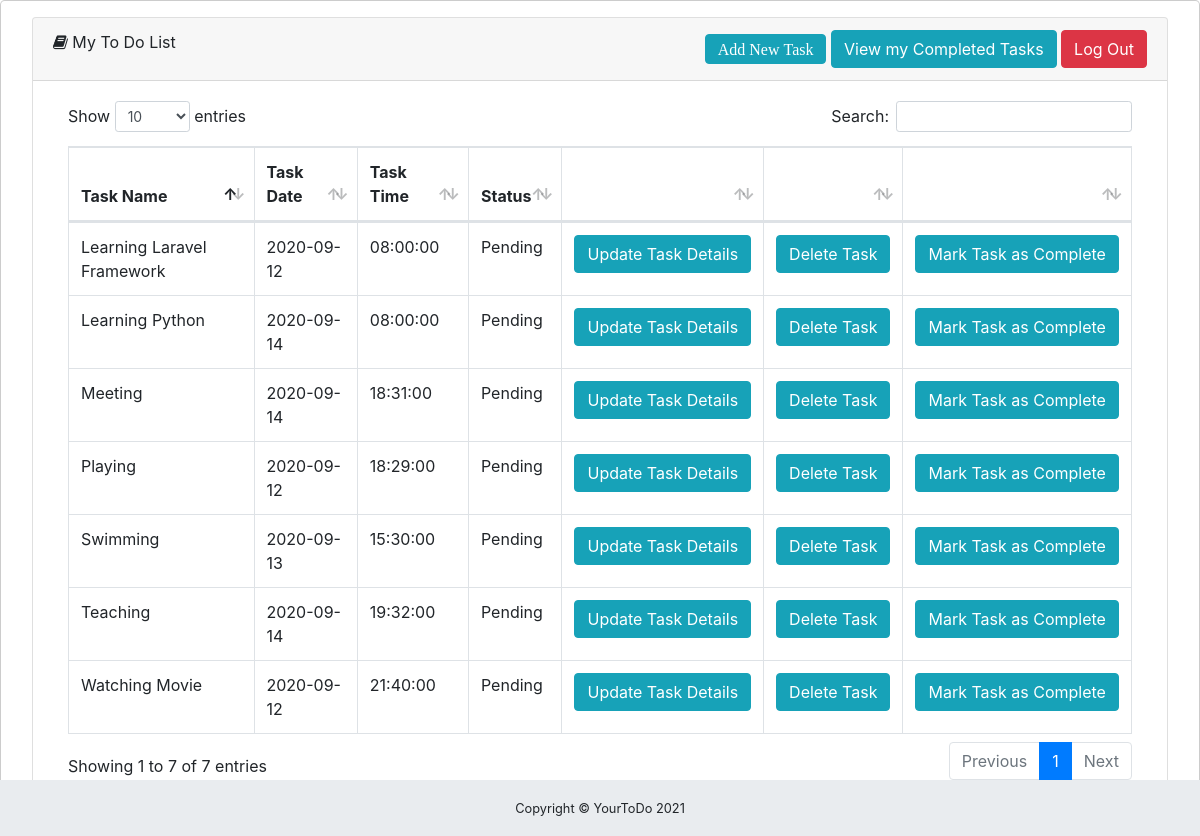
Page /Users/index.php (signed in) on the committed database.
### tables this page shows
CREATE TABLE `tasks` (
  `TaskID` int(11) NOT NULL,
  `Email` varchar(255) NOT NULL,
  `TaskName` varchar(255) NOT NULL,
  `Time1` date NOT NULL,
  `Time2` time NOT NULL,
  `Status` varchar(255) NOT NULL DEFAULT 'Pending'
);

### Users/index.php (the view, shortened to what this page needs)
<?php include'header.php';
?>
<body>
<div class="modal-content">
	<div class="modal-body">
		<div class="container-fluid">
      <div class="card mb-3">
        <div class="card-header">
		  <div style="float: left;">
          	<i class="fa fa-book"></i> My To Do List
		  </div>
		  <div style="float: right;">
		  	<a type="button" class="btn btn-info fa fas-new" href="AddTask.php">Add New Task</a>
				<button type="button" class="btn btn-info" data-toggle="modal" data-target="#exampleModal">View my Completed Tasks</button>
			  <a type="button" class="btn btn-danger fas fa-sign-out-alt" href="logout.php">Log Out</a>
		  </div>
		</div>
        <div class="card-body">
          <div class="table-responsive">
            <table class="table table-bordered" id="dataTable" width="100%" cellspacing="0">
              <thead>
                <tr>
                  <th>Task Name</th>
				  <th>Task Date</th>
				  <th>Task Time</th>
                  <th>Status</th>
                  <th></th>
                  <th></th>
				  <th></th>
                </tr>
              </thead>
              <tbody>
              	<?php
				  global $Email;
              	$db = mysqli_connect('localhost', 'root', '', 'ToDoDB');
              	$df = "SELECT * FROM tasks WHERE Email = '$Email' AND Status = 'Pending'";
              	$datafetch = mysqli_query($db, $df);
              	while($row = mysqli_fetch_array($datafetch, MYSQLI_ASSOC)) {
					echo "<tr><td>";
              		echo $row['TaskName'];
              		echo "</td><td>";
					echo $row['Time1'];
					echo "</td><td>";
					echo $row['Time2'];
					echo "</td><td>";
              		echo $row['Status'];
              		echo "</td><td>";
					echo "<a href='update.php?update=".$row['TaskID']."' class='btn btn-info'>Update Task Details</a>";
					echo "</td><td>";
					echo "<a href='delete.php?delete=".$row['TaskID']."' class='btn btn-info'>Delete Task</a>";
					echo "</td><td>";
					echo "<a href='status.php?complete=".$row['TaskID']."' class='btn btn-info'>Mark Task as Complete</a>";
					echo "</td></tr>";
				  }
              	?>
              </tbody>
            </table>
          </div>
        </div>
     </div>
    </div>
	</div>
	</div>
<?php include'footer.php'; ?>

### Users/header.php (shortened to what this page needs)
<?php
if(isset($_SESSION['Email'])){
	$Email = $_SESSION['Email'];
?>
<!DOCTYPE html>
<html lang="en">
<head>
  <link href="vendor/bootstrap/css/bootstrap.min.css" rel="stylesheet">
  <link href="vendor/font-awesome/css/font-awesome.min.css" rel="stylesheet" type="text/css">
  <link href="vendor/datatables/dataTables.bootstrap4.css" rel="stylesheet">
  <link href="css/sb-admin.css" rel="stylesheet">
</head>
    <?php
    }
else{
    header('location: ../index.php');
}
?>

### Users/footer.php
<?php
    if(isset($_SESSION['Email']))
    {
?>
<footer class="panel panel-default sticky-footer" style="width:100%; position: absolute;">
  <div class="panel-footer">
      <div class="container-fluid">
        <div class="text-center">
          <small>Copyright &copy; YourToDo  <?php echo date('Y'); ?></small>
        </div>
      </div>
  </div>
</footer>
<?php
}
else{
    header('location: ../index.php');
}
?>
</body>
</html>

### Users/css/sb-admin.css (style rules this page uses)
html { position: relative; min-height: 100%; }
body { overflow-x: hidden; }
footer.sticky-footer { position: absolute; right: 0; bottom: 0; width: 100%; height: 56px; background-color: #e9ecef; line-height: 55px; }
@media (min-width: 992px) { footer.sticky-footer { width: calc(100% - 250px); } }

### rows in the picture
tasks: TaskName "Playing", Time1 "2020-09-12", Time2 "18:29:00", Status "Pending"
tasks: TaskName "Meeting", Time1 "2020-09-14", Time2 "18:31:00", Status "Pending"
tasks: TaskName "Teaching", Time1 "2020-09-14", Time2 "19:32:00", Status "Pending"
tasks: TaskName "Swimming", Time1 "2020-09-13", Time2 "15:30:00", Status "Pending"
tasks: TaskName "Learning Python", Time1 "2020-09-14", Time2 "08:00:00", Status "Pending"
tasks: TaskName "Learning Laravel Framework", Time1 "2020-09-12", Time2 "08:00:00", Status "Pending"
tasks: TaskName "Watching Movie", Time1 "2020-09-12", Time2 "21:40:00", Status "Pending"
